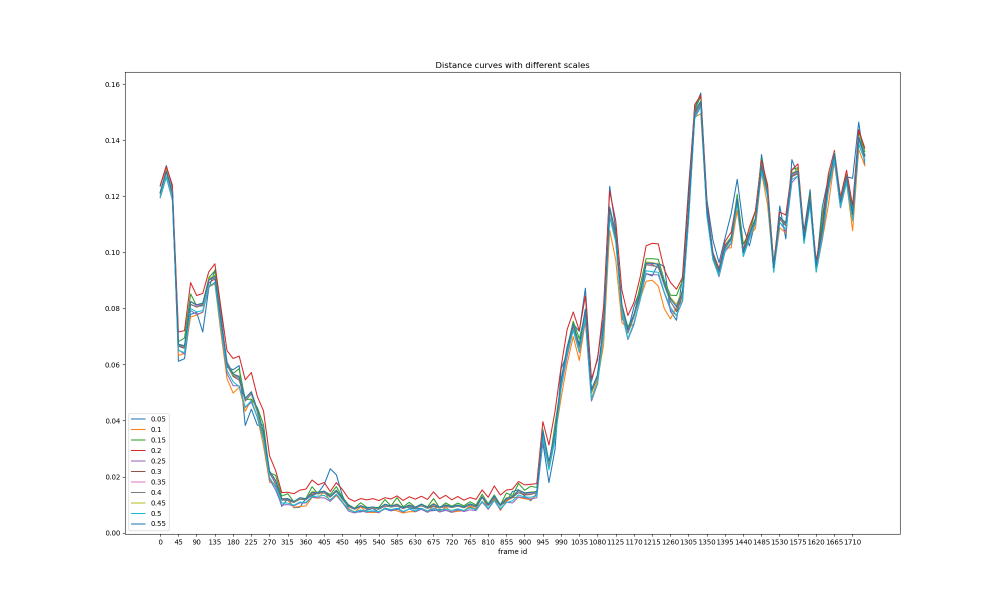
#> input picture curve/video1_cosine_scale-0.05-0.5.png, 2000 x 1200 px (shown at 1/2 size)
$ python -i utils.py   (imports and definitions only)
#> lines starting #> are read from the running program, lines starting #| are printed output that depends on the picture
import cv2
import numpy as np
from PIL import Image
from dist import *
from matplotlib import pyplot as plt
from scipy.interpolate import interp1d
import os


def extract_frame(file, frame_number=100, distance_name='manhattan'):
    """
    :param file: 文件名
    :param frame_number: 抽取的帧数
    :param distance_name: 采用的距离
    :return:
    """
    extract_id = []

    distribution = distance_distribution(file, distance_name)

    print('Start extracting...')

    distance_sum = np.sum(distribution)
    block = float(distance_sum/frame_number)
    s = 0
    block_start = 0
    block_end = 0
    for i in range(distribution.size):
        if s>block:
            block_end = i
            # 提取block第一帧
            frame_id = block_start
            extract_id.append(frame_id)
            block_start = block_end

            # 初始化block
            s = 0
        s+=distribution[i]
    video = cv2.VideoCapture(file)

    i = 0
    j = 0
    file_dir = os.path.dirname(file)
    if not os.path.exists(os.path.join(file_dir, os.path.basename(file)[:-4])):
        os.makedirs(os.path.join(file_dir, os.path.basename(file)[:-4]))

    while j<len(extract_id):
        ret, frame = video.read()
        if i==extract_id[j]:
            # 抽取该帧
            save_dir = os.path.join(file_dir, os.path.basename(file)[:-4], f'extract_frame_{distance_name}')
            if not os.path.exists(save_dir):
                os.makedirs(save_dir)
            cv2.imwrite(os.path.join(save_dir, str(i).zfill(8)+'.jpg'), frame)

            # 跳转到要抽取的下一帧
            j+=1

        i+=1

    print('Extract frame id:\n', extract_id)
    return extract_id

    pass

def distance_distribution(video_file, distance_name):
    """
    :param video_file: 视频文件名
    :return: 距离分布，ndarray
    """
#> called with video_file = 'curve/video1_cosine_scale-0.05-0.5.png', distance_name = 'manhattan'
    distance_method_dic = {'manhattan': manhattan,
                           'euclidean': euclidean,
                           'cosine': cosine,
                           'phash_hamming': phash_hamming}
    times = 0.05    # 缩放倍数

    video = cv2.VideoCapture(video_file)
    i = 1
    dist_list = []

    print('Loading...')
    # 读取第一帧
    ret, frame = video.read()
#> frame is the input picture: shape (1200, 2000, 3); mean B, G, R 250.9, 250.8, 250.4
    # print(i, ret)
    start = cv2.cvtColor(frame, cv2.COLOR_RGB2GRAY)
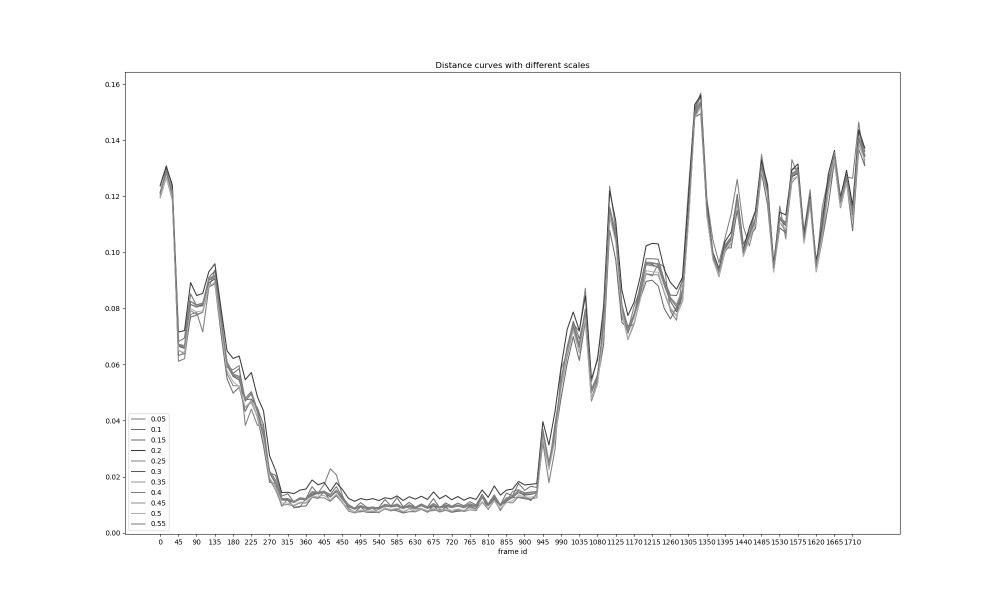
#> start: shape (1200, 2000) (shown at 1/2 size); min 0, max 255, mean 250.8
    start = shrink(start, times=times)

    while video.isOpened():
        ret, frame = video.read()
        # print(i, ret)

        if not ret:
            print(f"The video has {i} frames!")
            break


        if i % 15 == 0:
            end = cv2.cvtColor(frame, cv2.COLOR_RGB2GRAY)
            end = shrink(end, times=0.05)

            if distance_name == 'phash_hamming':
                # 使用哈希编码需将 ndarray 转成 PIL 对象
                start = Image.fromarray(start)
                end = Image.fromarray(end)
                distance = phash_hamming(start, end, hash_size=32, highfreq_factor=2)
            else:
                distance = distance_method_dic[distance_name](start, end)
            # dist_list.append(distance*(1/times)**2)
            # dist_list.append(distance/times)
            dist_list.append(distance)

            start = end

        i += 1
    video.release()
    dist_list = np.array(dist_list)
    distribution = interpolation(dist_list)
    return distribution

def interpolation(y=None, method='linear'):
    """
    距离分布插值，将半秒间隔的插成每帧
    :param y: 待插值的距离分布
    :param method: 插值方式，默认为线性插值 'linear', 'nearest', 'zero', 'slinear', 'quadratic', 'cubic', 'previous', 'next'
    :return: 插值后的距离分布，ndarray
    """

    # x = np.linspace(0, 10 * np.pi, num=20)
    # y = np.sin(x)

    x = np.array([i*15 for i in range(y.size)])
    f1 = interp1d(x, y, kind=method)  # 线性插值
    x_pred = np.array(range(x[-1]))
    y1 = f1(x_pred)

    return y1

def shrink(image, times=0.05):
    """
    缩放图像
    :param image_path:  ndarray
    :param times: 缩放为原来的times，取值 0-1，默认为1
    :return: ndarray
    """
#> called with times = 0.05
    small_image = cv2.resize(image, None, fx=times, fy=times)
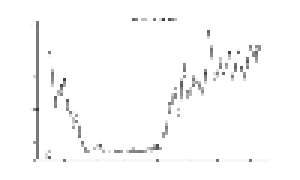
#> small_image: shape (60, 100) (shown 3 times larger); min 57, max 255, mean 250.5
    return small_image

>>> result = extract_frame('curve/video1_cosine_scale-0.05-0.5.png')

$ run again, on curve/video2_cosine_scale-0.05-0.5.png
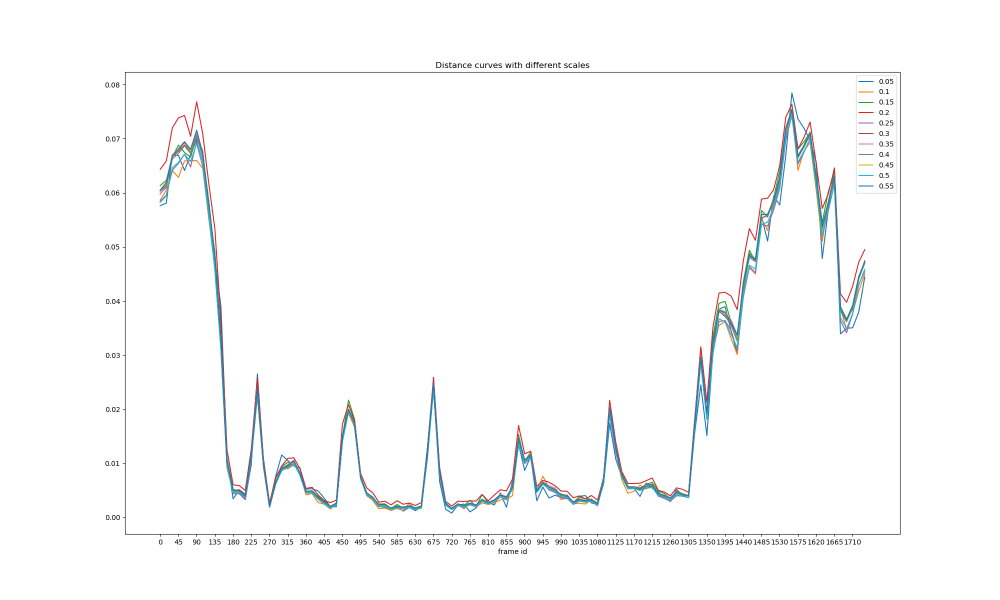
#> input picture curve/video2_cosine_scale-0.05-0.5.png, 2000 x 1200 px (shown at 1/2 size)
#> in distance_distribution, frame is the input picture: shape (1200, 2000, 3); mean B, G, R 251.4, 251.2, 250.8
#> in distance_distribution, `start = cv2.cvtColor(frame, cv2.COLOR_RGB2GRAY)`:
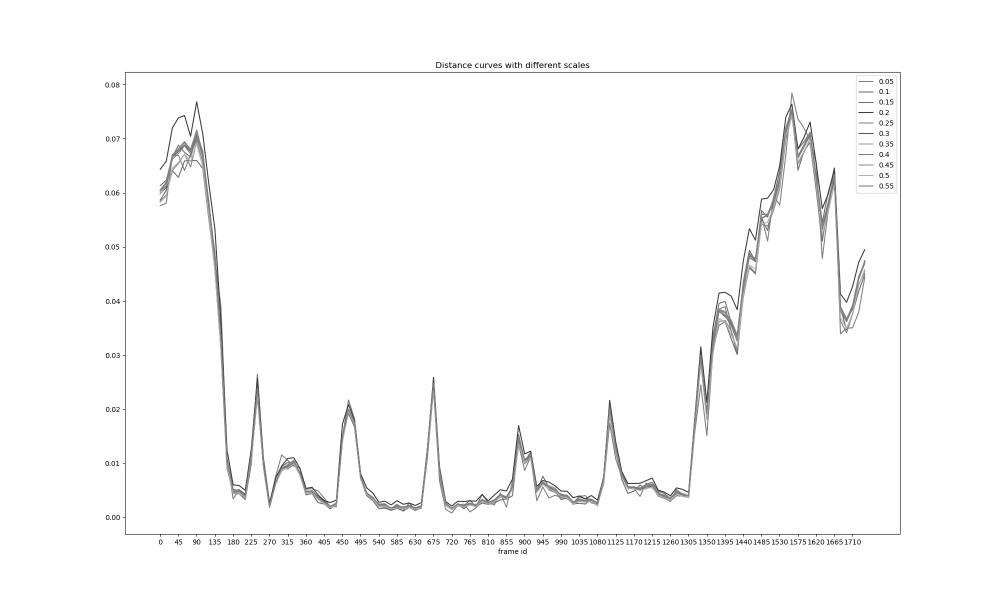
#> start: shape (1200, 2000) (shown at 1/2 size); min 0, max 255, mean 251.2
#> in shrink, `small_image = cv2.resize(image, None, fx=times, fy=times)`:
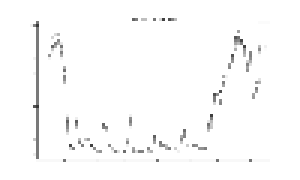
#> small_image: shape (60, 100) (shown 3 times larger); min 57, max 255, mean 251
